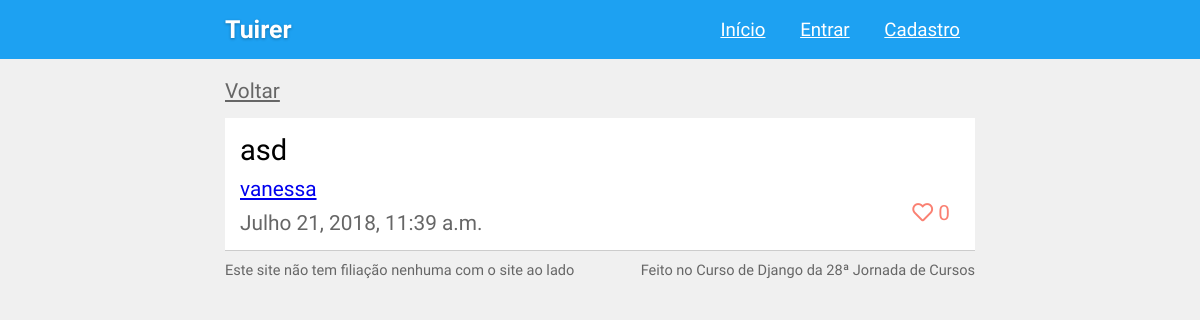
The page /tuite/23 on the database as committed earlier.
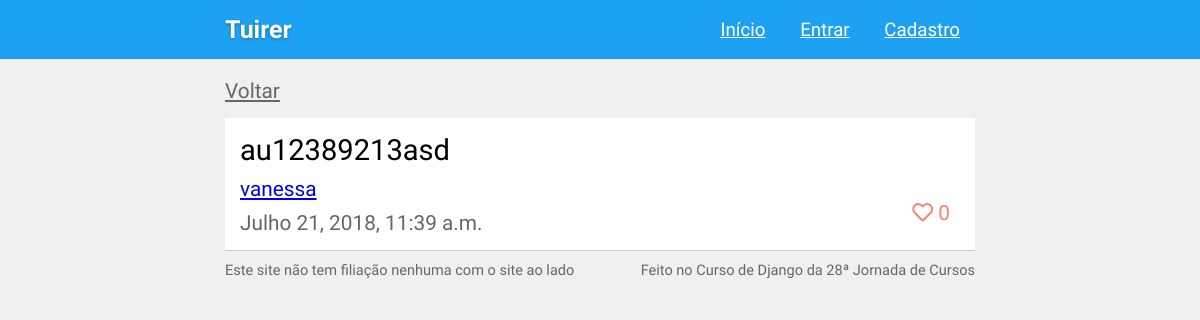
The same page on the database as committed later.
### tuites/models.py (models this page shows, shortened)
class Tuite(models.Model):
    content = models.CharField('Tweet', max_length=200)
    date_created = models.DateTimeField(auto_now_add=True)
    creator = models.ForeignKey('users.User', on_delete=models.CASCADE, related_name='tuites')
    objects = TuiteManager()
    class Meta:
        ordering = ('-date_created', )

### users/models.py (models this page shows, shortened)
class User(AbstractUser):
    followers = models.ManyToManyField('self', blank=True)
    following = models.ManyToManyField('self', blank=True)
    picture = models.ImageField('Foto de perfil', default='/img/blank-pic.png')
    created_at = models.DateTimeField(auto_now_add=True)

### tuites/views.py (the view)
# urls.py: path('tuite/<int:pk>', SingleTuiteView.as_view(), name='tuite'),
class SingleTuiteView(generic.DetailView):
    template_name = 'single_tuite.html'
    model = Tuite
    context_object_name = 'tuite'

### templates/single_tuite.html
{% extends 'base.html' %}
{% block body %}
<a class="back-link" href="{% url 'tuites:list' %}">Voltar</a>
    <div class="tuite-card">
        <p class="content">{{ tuite.content }}</p>
        <p class="creator">
            <a href="{% url 'users:profile' tuite.creator.id %}">{{ tuite.creator.username }}</a>
        </p>
        <p class="date">{{ tuite.date_created }}</p>
        <a href="#" class="like-tuite" onClick="alert('Cenas dos próximos capítulos...');"><i class="far fa-heart"></i> 0</a>
    </div>
{% endblock %}

Rows that differ between the two databases and show on the page:
changed Tuite "vanessa": content "asd" → "au12389213asd"
